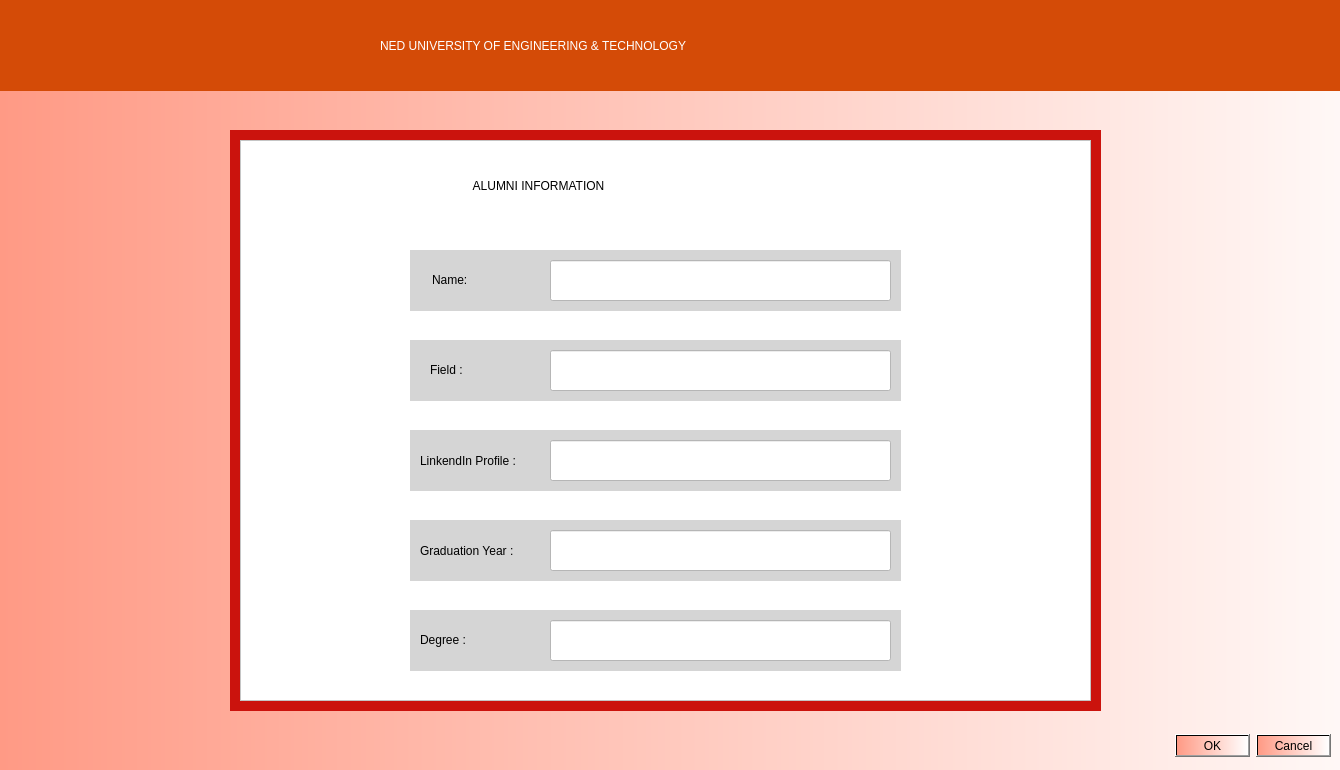
<?xml version="1.0" encoding="UTF-8"?>
<ui version="4.0">
 <class>SearchResultDialog</class>
 <widget class="QDialog" name="SearchResultDialog">
  <property name="geometry">
   <rect>
    <x>0</x>
    <y>0</y>
    <width>1340</width>
    <height>770</height>
   </rect>
  </property>
  <property name="windowTitle">
   <string>Dialog</string>
  </property>
  <widget class="QWidget" name="widget" native="true">
   <property name="geometry">
    <rect>
     <x>0</x>
     <y>0</y>
     <width>1441</width>
     <height>771</height>
    </rect>
   </property>
   <property name="styleSheet">
    <string notr="true">background-color: qlineargradient(spread:pad, x1:0, y1:1, x2:1, y2:1, stop:0 rgba(255, 154, 133, 255), stop:1 rgba(255, 255, 255, 255));</string>
   </property>
   <widget class="QWidget" name="widget_11" native="true">
    <property name="geometry">
     <rect>
      <x>0</x>
      <y>0</y>
      <width>1461</width>
      <height>91</height>
     </rect>
    </property>
    <property name="styleSheet">
     <string notr="true">background-color: rgb(212, 75, 7);
color:#ffffff;</string>
    </property>
    <widget class="QLabel" name="label_10">
     <property name="geometry">
      <rect>
       <x>210</x>
       <y>0</y>
       <width>121</width>
       <height>91</height>
      </rect>
     </property>
     <property name="text">
      <string/>
     </property>
     <property name="pixmap">
      <pixmap>nedlogo.jpg</pixmap>
     </property>
     <property name="scaledContents">
      <bool>true</bool>
     </property>
    </widget>
    <widget class="QLabel" name="label_14">
     <property name="geometry">
      <rect>
       <x>380</x>
       <y>30</y>
       <width>721</width>
       <height>31</height>
      </rect>
     </property>
     <property name="styleSheet">
      <string notr="true">
font: 18pt &quot;Segoe UI&quot;;</string>
     </property>
     <property name="text">
      <string>NED UNIVERSITY OF ENGINEERING &amp; TECHNOLOGY</string>
     </property>
    </widget>
    <widget class="QLabel" name="label_15">
     <property name="geometry">
      <rect>
       <x>460</x>
       <y>60</y>
       <width>191</width>
       <height>21</height>
      </rect>
     </property>
     <property name="styleSheet">
      <string notr="true">font: 14pt &quot;Segoe UI&quot;;</string>
     </property>
     <property name="text">
      <string/>
     </property>
    </widget>
   </widget>
   <widget class="QDialogButtonBox" name="buttonBox_2">
    <property name="geometry">
     <rect>
      <x>1120</x>
      <y>730</y>
      <width>211</width>
      <height>32</height>
     </rect>
    </property>
    <property name="orientation">
     <enum>Qt::Orientation::Horizontal</enum>
    </property>
    <property name="standardButtons">
     <set>QDialogButtonBox::StandardButton::Cancel|QDialogButtonBox::StandardButton::Ok</set>
    </property>
   </widget>
   <widget class="QWidget" name="widget_12" native="true">
    <property name="geometry">
     <rect>
      <x>230</x>
      <y>130</y>
      <width>871</width>
      <height>581</height>
     </rect>
    </property>
    <property name="styleSheet">
     <string notr="true">background-color: rgb(203, 19, 13);</string>
    </property>
    <widget class="QFrame" name="frame_2">
     <property name="geometry">
      <rect>
       <x>10</x>
       <y>10</y>
       <width>851</width>
       <height>561</height>
      </rect>
     </property>
     <property name="styleSheet">
      <string notr="true">background-color: rgb(255, 255, 255);
gridline-color: rgb(255, 255, 255);
border-right-color: rgb(186, 51, 24);
border-top-color: rgb(186, 51, 24);
border-bottom-color: rgb(186, 51, 24);
border-left-color: rgb(186, 51, 24);</string>
     </property>
     <property name="frameShape">
      <enum>QFrame::Shape::StyledPanel</enum>
     </property>
     <property name="frameShadow">
      <enum>QFrame::Shadow::Raised</enum>
     </property>
     <widget class="QLabel" name="label_16">
      <property name="geometry">
       <rect>
        <x>230</x>
        <y>20</y>
        <width>381</width>
        <height>51</height>
       </rect>
      </property>
      <property name="styleSheet">
       <string notr="true">font: 600 18pt &quot;Segoe UI&quot; underline;</string>
      </property>
      <property name="text">
       <string> ALUMNI INFORMATION </string>
      </property>
     </widget>
     <widget class="QWidget" name="widget_15" native="true">
      <property name="geometry">
       <rect>
        <x>170</x>
        <y>200</y>
        <width>491</width>
        <height>61</height>
       </rect>
      </property>
      <property name="styleSheet">
       <string notr="true">background-color: rgb(213, 213, 213);
</string>
      </property>
      <widget class="QLabel" name="label_19">
       <property name="geometry">
        <rect>
         <x>20</x>
         <y>20</y>
         <width>63</width>
         <height>20</height>
        </rect>
       </property>
       <property name="styleSheet">
        <string notr="true">background-color: rgb(213, 213, 213);
font: 600 9pt &quot;Segoe UI&quot;;</string>
       </property>
       <property name="text">
        <string>Field :</string>
       </property>
      </widget>
      <widget class="QLineEdit" name="fieldlineEdit">
       <property name="geometry">
        <rect>
         <x>140</x>
         <y>10</y>
         <width>341</width>
         <height>41</height>
        </rect>
       </property>
       <property name="styleSheet">
        <string notr="true">background-color: rgb(255, 255, 255);</string>
       </property>
      </widget>
     </widget>
     <widget class="QWidget" name="widget_16" native="true">
      <property name="geometry">
       <rect>
        <x>170</x>
        <y>290</y>
        <width>491</width>
        <height>61</height>
       </rect>
      </property>
      <property name="styleSheet">
       <string notr="true">background-color: rgb(213, 213, 213);
</string>
      </property>
      <widget class="QLabel" name="label_20">
       <property name="geometry">
        <rect>
         <x>10</x>
         <y>20</y>
         <width>131</width>
         <height>21</height>
        </rect>
       </property>
       <property name="styleSheet">
        <string notr="true">background-color: rgb(213, 213, 213);
font: 600 9pt &quot;Segoe UI&quot;;
</string>
       </property>
       <property name="text">
        <string>LinkendIn Profile :</string>
       </property>
      </widget>
      <widget class="QLineEdit" name="linkedInlineEdit">
       <property name="geometry">
        <rect>
         <x>140</x>
         <y>10</y>
         <width>341</width>
         <height>41</height>
        </rect>
       </property>
       <property name="styleSheet">
        <string notr="true">background-color: rgb(255, 255, 255);</string>
       </property>
      </widget>
     </widget>
     <widget class="QWidget" name="widget_17" native="true">
      <property name="geometry">
       <rect>
        <x>170</x>
        <y>380</y>
        <width>491</width>
        <height>61</height>
       </rect>
      </property>
      <property name="styleSheet">
       <string notr="true">background-color: rgb(213, 213, 213);
</string>
      </property>
      <widget class="QLabel" name="label_21">
       <property name="geometry">
        <rect>
         <x>10</x>
         <y>20</y>
         <width>121</width>
         <height>21</height>
        </rect>
       </property>
       <property name="styleSheet">
        <string notr="true">background-color: rgb(213, 213, 213);
font: 600 9pt &quot;Segoe UI&quot;;

</string>
       </property>
       <property name="text">
        <string>Graduation Year : </string>
       </property>
      </widget>
      <widget class="QLineEdit" name="yearlineEdit">
       <property name="geometry">
        <rect>
         <x>140</x>
         <y>10</y>
         <width>341</width>
         <height>41</height>
        </rect>
       </property>
       <property name="styleSheet">
        <string notr="true">background-color: rgb(255, 255, 255);
</string>
       </property>
      </widget>
     </widget>
     <widget class="QWidget" name="widget_18" native="true">
      <property name="geometry">
       <rect>
        <x>170</x>
        <y>470</y>
        <width>491</width>
        <height>61</height>
       </rect>
      </property>
      <property name="styleSheet">
       <string notr="true">background-color: rgb(213, 213, 213);
</string>
      </property>
      <widget class="QLabel" name="label_22">
       <property name="geometry">
        <rect>
         <x>10</x>
         <y>20</y>
         <width>63</width>
         <height>20</height>
        </rect>
       </property>
       <property name="styleSheet">
        <string notr="true">background-color: rgb(213, 213, 213);
font: 600 9pt &quot;Segoe UI&quot;;
</string>
       </property>
       <property name="text">
        <string>Degree :</string>
       </property>
      </widget>
      <widget class="QLineEdit" name="lineEdit_5">
       <property name="geometry">
        <rect>
         <x>140</x>
         <y>10</y>
         <width>341</width>
         <height>41</height>
        </rect>
       </property>
       <property name="styleSheet">
        <string notr="true">background-color: rgb(255, 255, 255);</string>
       </property>
      </widget>
     </widget>
     <widget class="QWidget" name="widget_19" native="true">
      <property name="geometry">
       <rect>
        <x>170</x>
        <y>110</y>
        <width>491</width>
        <height>61</height>
       </rect>
      </property>
      <property name="styleSheet">
       <string notr="true">background-color: rgb(213, 213, 213);
</string>
      </property>
      <widget class="QLabel" name="label_23">
       <property name="geometry">
        <rect>
         <x>22</x>
         <y>20</y>
         <width>71</width>
         <height>20</height>
        </rect>
       </property>
       <property name="styleSheet">
        <string notr="true">background-color: rgb(213, 213, 213);
font: 600 9pt &quot;Segoe UI&quot;;
</string>
       </property>
       <property name="text">
        <string>Name: </string>
       </property>
      </widget>
      <widget class="QLineEdit" name="namelineEdit">
       <property name="geometry">
        <rect>
         <x>140</x>
         <y>10</y>
         <width>341</width>
         <height>41</height>
        </rect>
       </property>
       <property name="styleSheet">
        <string notr="true">

background-color: rgb(255, 255, 255);</string>
       </property>
      </widget>
     </widget>
    </widget>
   </widget>
  </widget>
 </widget>
 <resources/>
 <connections/>
</ui>
